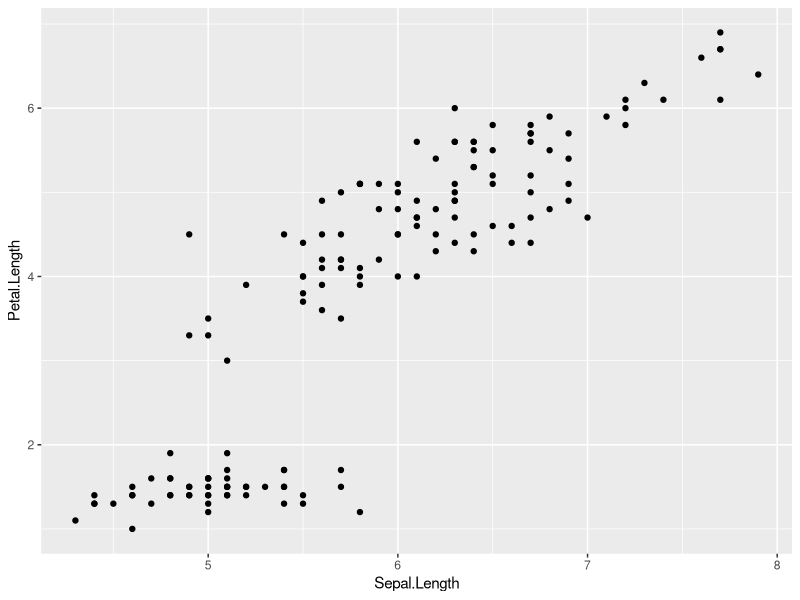
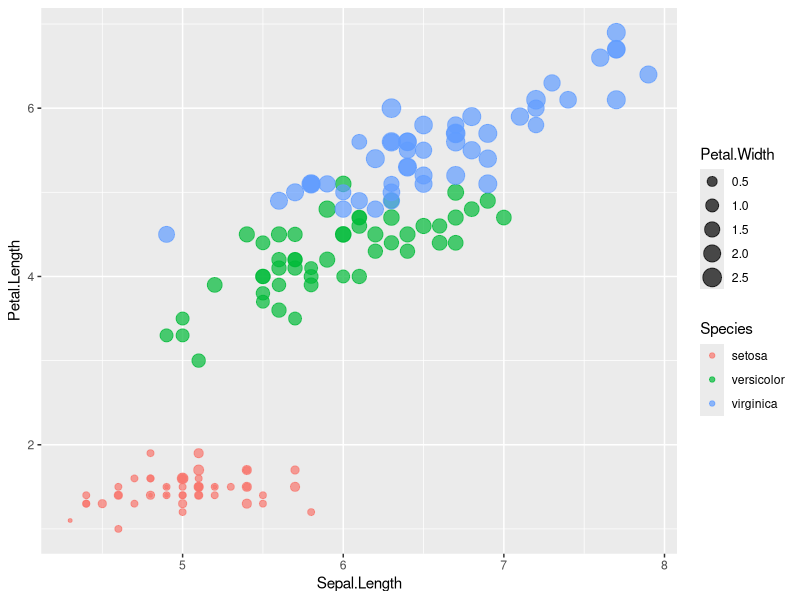

The R source for these figures, in order:
## ---- chunk 1
# In case you have not yet installed ggplot2, this will.
if(!"ggplot2" %in% installed.packages()[,1])
     install.packages("ggplot2")
# Now load the ggplot2 package.
library(ggplot2)
## ---- chunk 2
# Look at first rows of a default dataset.
head(iris)
## ---- chunk 3
# Quick plot.
qplot(data = iris, x = Sepal.Length, y = Petal.Length)
## ---- chunk 4
qplot(data = iris, x = Sepal.Length, y = Petal.Length, color = Species, size = Petal.Width, alpha = I(0.7))
